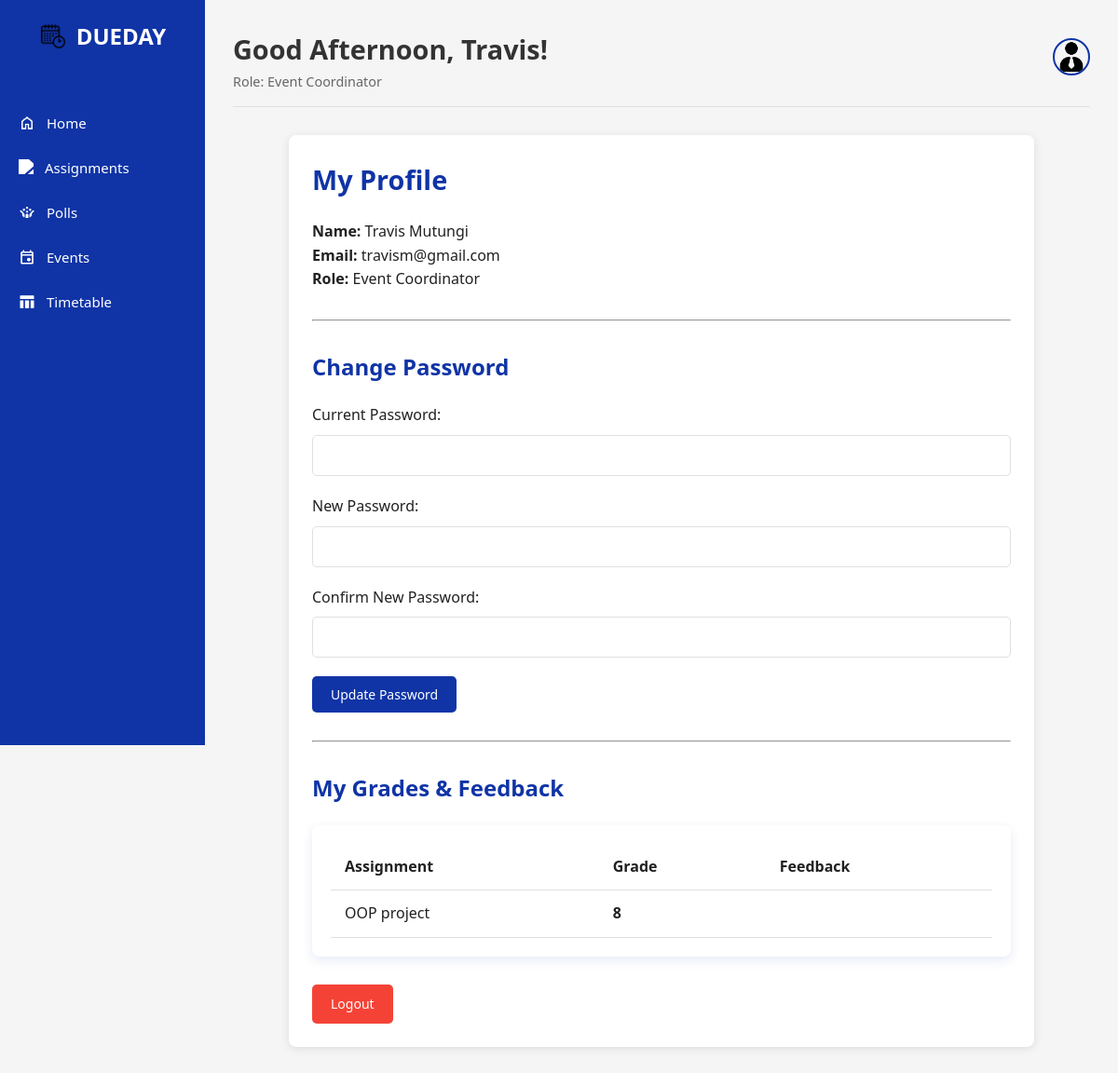
Screenshot of /profile.php (signed in) with the database file from the repository.
### tables this page shows
CREATE TABLE `users` (
  `User_ID` int(11) NOT NULL,
  `Email` varchar(100) NOT NULL,
  `Password` varchar(255) NOT NULL,
  `F_Name` varchar(50) NOT NULL,
  `L_Name` varchar(50) NOT NULL,
  `Role_ID` int(11) NOT NULL,
  `status` varchar(20) NOT NULL DEFAULT 'active'
);

CREATE TABLE `assignment_submission_data` (
  `Submission_ID` int(11) NOT NULL,
  `Assignment_ID` int(11) NOT NULL,
  `User_ID` int(11) NOT NULL,
  `Submission_Date` datetime NOT NULL,
  `File_Path` varchar(255) NOT NULL,
  `Notes` text DEFAULT NULL,
  `Grade` varchar(10) DEFAULT NULL,
  `Feedback` text DEFAULT NULL
);

CREATE TABLE `assignments` (
  `Assignment_ID` int(11) NOT NULL,
  `Assignment_Creator_ID` int(11) NOT NULL,
  `Class_ID` int(11) DEFAULT NULL,
  `Assignment_Title` varchar(100) NOT NULL,
  `Assignment_Description` text DEFAULT NULL,
  `Assignment_DueDate` datetime NOT NULL,
  `Assignment_Marks` int(11) DEFAULT NULL,
  `Assignment_Instructions` text DEFAULT NULL
);

### profile.php (the view, shortened to what this page needs)
<?php
require_once 'templates/header.php';
$stmt_grades = $conn->prepare(
    "SELECT a.Assignment_Title, asd.Grade, asd.Feedback
     FROM assignment_submission_data asd
     JOIN assignments a ON asd.Assignment_ID = a.Assignment_ID
     WHERE asd.User_ID = ? AND asd.Grade IS NOT NULL AND asd.Grade != ''
     ORDER BY a.Assignment_Title ASC"
);
$stmt_grades->bind_param("i", $user_id);
$stmt_grades->execute();
$graded_assignments = $stmt_grades->get_result()->fetch_all(MYSQLI_ASSOC);
$stmt_user_details = $conn->prepare("SELECT L_Name, Email FROM Users WHERE User_ID = ?");
$stmt_user_details->bind_param("i", $user_id);
$stmt_user_details->execute();
$user_details = $stmt_user_details->get_result()->fetch_assoc();
?>
<div class="form-container" style="max-width: 800px; margin: auto;">
    <h2 class="section-title">My Profile</h2>
    <p><strong>Name:</strong> <?php echo htmlspecialchars($user_fname . ' ' . ($user_details['L_Name'] ?? '')); ?></p>
    <p><strong>Email:</strong> <?php echo htmlspecialchars($user_details['Email'] ?? ''); ?></p>
    <p><strong>Role:</strong> <?php echo htmlspecialchars($user_role); ?></p>
    <hr style="margin: 30px 0;">
    <h3 class="section-title" style="font-size: 1.5rem;">Change Password</h3>
    <form method="POST" action="profile.php">
        <div class="form-group">
            <label for="current_password">Current Password:</label>
            <input type="password" id="current_password" name="current_password" class="form-input" required>
        </div>
        <div class="form-group">
            <label for="new_password">New Password:</label>
            <input type="password" id="new_password" name="new_password" class="form-input" required>
        </div>
        <div class="form-group">
            <label for="confirm_password">Confirm New Password:</label>
            <input type="password" id="confirm_password" name="confirm_password" class="form-input" required>
        </div>
        <button type="submit" class="btn btn--primary">Update Password</button>
    </form>
    <hr style="margin: 30px 0;">
    <h3 class="section-title" style="font-size: 1.5rem;">My Grades & Feedback</h3>
    <?php if (empty($graded_assignments)): ?>
        <p>You have no graded assignments yet.</p>
    <?php else: ?>
        <div class="management-table">
            <table>
                <thead>
                    <tr>
                        <th>Assignment</th>
                        <th>Grade</th>
                        <th>Feedback</th>
                    </tr>
                </thead>
                <tbody>
                    <?php foreach ($graded_assignments as $item): ?>
                        <tr>
                            <td><?php echo htmlspecialchars($item['Assignment_Title']); ?></td>
                            <td><strong><?php echo htmlspecialchars($item['Grade']); ?></strong></td>
                            <td><?php echo nl2br(htmlspecialchars($item['Feedback'])); ?></td>
                        </tr>
                    <?php endforeach; ?>
                </tbody>
            </table>
        </div>
    <?php endif; ?>
    <div style="margin-top: 30px;">
         <a href="/dueday/auth/logout.php" class="btn btn--danger">Logout</a>
    </div>
</div>
<?php require_once 'templates/footer.php'; ?>

### assets/css/style.css (style rules this page uses)
:root { --egyptian-blue: #1034A6; --egyptian-blue-light: #2a4cb3; --egyptian-blue-dark: #0c2a7a; --light-gray: #f5f5f5; --medium-gray: #e0e0e0; --dark-gray: #333333; --white: #ffffff; --success: #4CAF50; --warning: #FFC107; --danger: #F44336; --navy-shadow: rgba(16, 52, 166, 0.1); --text-primary: #212121; --text-secondary: #666666; }
* { margin: 0; padding: 0; box-sizing: border-box; font-family: 'Segoe UI', Tahoma, Geneva, Verdana, sans-serif; }
body { background-color: var(--light-gray); color: var(--text-primary); line-height: 1.6; }
.section-title { color: var(--egyptian-blue); margin-bottom: 20px; font-size: 1.8rem; }
.btn { background-color: var(--egyptian-blue); color: white; border: none; padding: 10px 20px; border-radius: 5px; cursor: pointer; font-size: 14px; font-weight: 500; display: inline-flex; align-items: center; gap: 8px; transition: background-color 0.3s, box-shadow 0.3s; text-decoration: none; }
.btn--danger { background-color: var(--danger); }
.form-container { background-color: var(--white); border-radius: 8px; padding: 25px; box-shadow: 0 2px 10px rgba(0, 0, 0, 0.1); max-width: 800px; margin: 0 auto 20px auto; }
.form-group { margin-bottom: 20px; }
.form-group label { display: block; margin-bottom: 8px; font-weight: 500; }
.form-input, .form-group textarea, .form-group select { width: 100%; padding: 10px 15px; border: 1px solid var(--medium-gray); border-radius: 5px; font-size: 16px; }
.management-table { background-color: var(--white); border-radius: 8px; padding: 20px; box-shadow: 0 4px 12px var(--navy-shadow); overflow-x: auto; margin-top: 20px; }
.management-table table { width: 100%; border-collapse: collapse; }
.management-table th, .management-table td { padding: 12px 15px; text-align: left; border-bottom: 1px solid var(--medium-gray); }

### rows the page displays
users: L_Name "Travis Mutungi", Email "travism@gmail.com"
assignment_submission_data: Assignment_ID.Assignment_Title "OOP project", Grade "8"

### other values shown
$time_based_greeting "Good Afternoon,"
$user_fname "Travis"
$user_role "Event Coordinator"
